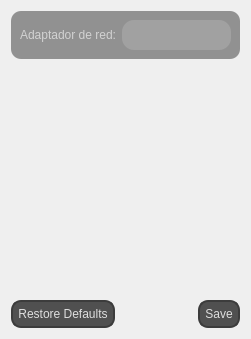
      <widget class="QWidget" name="options">
       <property name="styleSheet">
        <string notr="true">QWidget#options{
background-color: rgb(130, 130, 130);
}

QLabel{
	color: rgba(0, 0, 0, 150);
	font: 11pt &quot;Segoe UI&quot;;
}
QGroupBox {
	color: rgb(255, 255, 255);
	font: 11pt &quot;Segoe UI&quot;;
    border:1px solid #76797C;
    border-radius: 2px;
    margin-top: 20px;
}

QGroupBox::title {
    subcontrol-origin: margin;
    subcontrol-position: top center;
    padding-left: 10px;
    padding-right: 10px;
    padding-top: 10px;
}

QCheckBox, QRadioButton{
font: 11pt &quot;Segoe UI&quot;;
	color: white;
}
QCheckBox::indicator, QRadioButton::indicator {
	border: 1px solid rgb(100, 100, 100);
	width: 10px;
	height: 10px;
	border-radius: 5px;
	background-color: rgb(135, 135, 135);
}
QCheckBox::indicator:checked, QRadioButton::indicator:checked {
	border: 1px solid rgb(255, 205, 0);
	background-color: rgb(255, 255, 0);
}

QLineEdit {
font: 11pt &quot;Segoe UI&quot;;
	border: 2px solid rgb(45, 45, 45);
	border-radius: 15px;
	padding: 5px;
	background-color: rgb(30, 30, 30);	
	/*color: rgb(100, 100, 100);*/
	
	color: rgb(235, 235, 235);
}
QLineEdit:hover {
	border: 2px solid rgb(55, 55, 55);
}
QLineEdit:focus {
	border: 2px solid rgb(255, 207, 0);	
	color: rgb(200, 200, 200);
}

QComboBox
{
	color: rgb(0, 0, 0);
	font: 12pt &quot;Calibri&quot;;
    background-color: rgb(161, 161, 161);
    border-radius:12px;
    border:none;
    padding-left: 10px;
    padding-right: 10px;
    selection-background-color: rgb(62, 62, 62);
    min-width: 75px;
	min-height: 30px;
}

QComboBox:drop-down {
	color: white;
    subcontrol-origin: padding;
    subcontrol-position: top right;
    width: 12px;
    border:none;
    border-radius:10px;
    background-color: transparent;
}

QComboBox:down-arrow {
      height: 12px;
    width: 12px;
    padding-right: 10px;
}

QComboBox:on:hover:focus {
}

QComboBox QAbstractItemView
{
	color: black;
    background-color: white;
    border-radius: 10px;
    border: none;
    selection-background-color: #18465d;
}

QPushButton {	
	color: rgb(222, 222, 222);
	font: bold 12pt &quot;Calibri&quot;;
	background-color: rgb(80, 80, 80);
	border: 2px solid rgb(60, 60, 60);
	border-radius: 10px;
	padding:5px;
}
QPushButton:hover {	
	background-color: rgb(100, 100, 100);
	border: 2px solid  rgb(0, 179, 255);
}
QPushButton:pressed {	
	background-color: rgb(80, 80, 80);
	border: 2px solid rgb(0, 234, 255);	
	color: rgb(0, 234, 255);
}</string>
       </property>
       <layout class="QGridLayout" name="gridLayout_40">
        <item row="2" column="0">
         <widget class="QDialogButtonBox" name="buttonBox">
          <property name="standardButtons">
           <set>QDialogButtonBox::RestoreDefaults|QDialogButtonBox::Save</set>
          </property>
         </widget>
        </item>
        <item row="1" column="0">
         <spacer name="verticalSpacer_7">
          <property name="orientation">
           <enum>Qt::Vertical</enum>
          </property>
          <property name="sizeHint" stdset="0">
           <size>
            <width>20</width>
            <height>235</height>
           </size>
          </property>
         </spacer>
        </item>
        <item row="0" column="0">
         <widget class="QWidget" name="widget_3" native="true">
          <property name="styleSheet">
           <string notr="true">QWidget#widget_3{
	background:rgba(0, 0, 0, 100);
	border-radius:10px;

}
QLabel{
	color: rgba(255, 255, 255, 150);
}</string>
          </property>
          <layout class="QGridLayout" name="gridLayout_37">
           <item row="0" column="1">
            <widget class="QComboBox" name="network_adapter"/>
           </item>
           <item row="0" column="0">
            <widget class="QLabel" name="label_24">
             <property name="text">
              <string>Adaptador de red:</string>
             </property>
            </widget>
           </item>
          </layout>
         </widget>
        </item>
       </layout>
      </widget>
